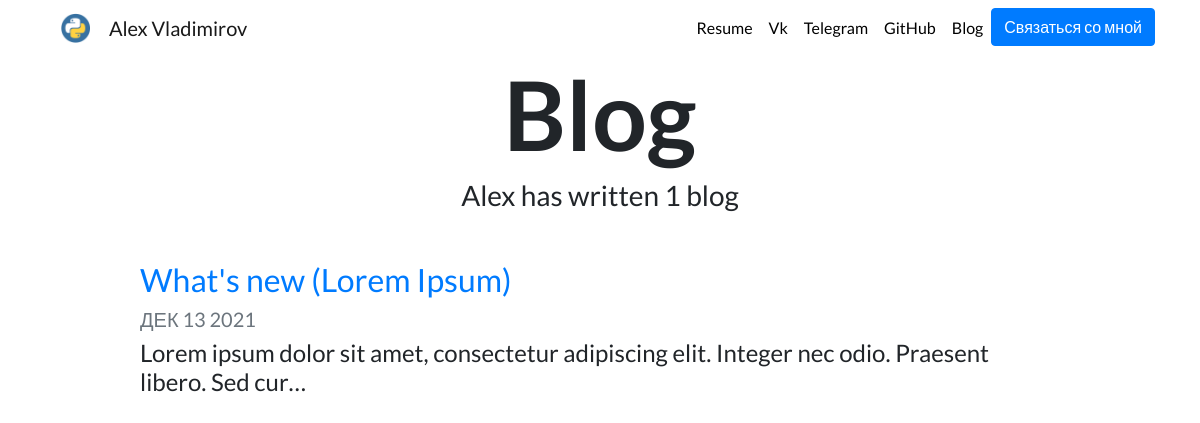
Page /blog/ on the earlier database version.
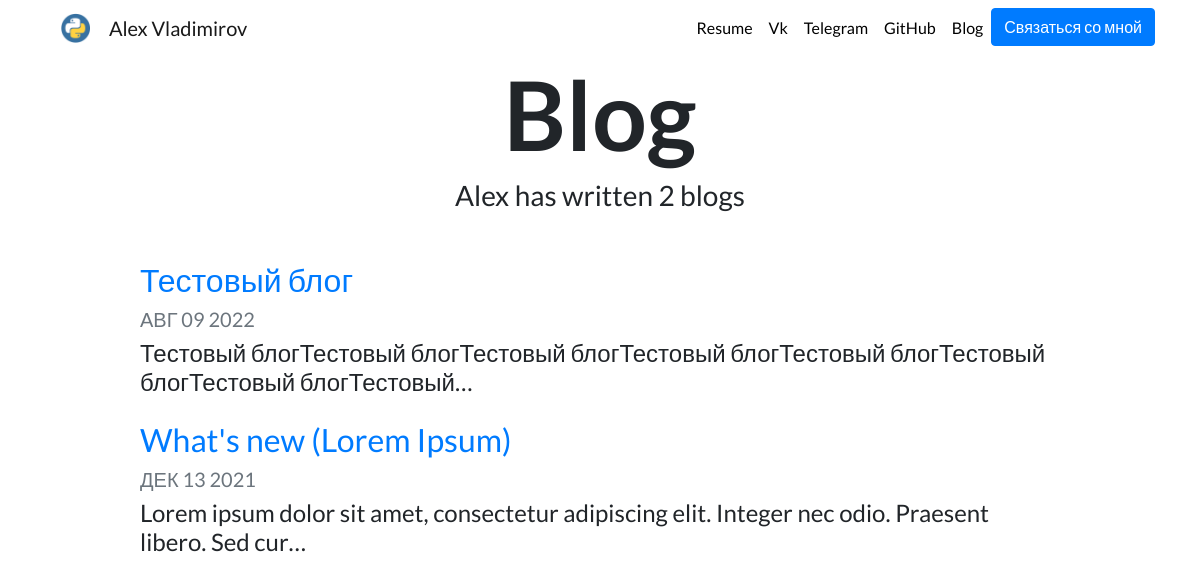
Same page on the later database version.
### blog/models.py (models this page shows, shortened)
class Blog(models.Model):
    title = models.CharField(max_length=200)
    description = models.TextField(default=None)
    date = models.DateField(default=datetime.now)

### blog/views.py (the view)
# urls.py: path('', views.all_blogs, name='all_blogs'),
def all_blogs(request):
    blog = Blog.objects.order_by('-date')
    return render(request, 'blog/blog_home.html', {'blog':blog})

### blog/templates/blog/blog_home.html
{% extends 'portfolio/base.html' %}
{% load static %}
{% block content %}
<h1 id="blogtitle" class="font-weight-bold text-center">Blog</h1>
<h3 class="text-center mb-5">Alex has written {{ blog.count }} blog{{ blog.count|pluralize }}</h3>
{% for post in blog %}
    <div class="row justify-content-center my-3">
        <div class="col-md-10">
            <a href="{% url 'blog:detail' post.id %}">
                <h2>{{ post.title }}</h2>
            </a>
        <h5 class="text-muted">{{ post.date|date:'M d Y'|upper }}</h5>
        <h4>{{ post.description|striptags|truncatechars:100 }}</h4>
    </div>
</div>
{% endfor %}
{% endblock %}

Differences in the rows shown:
added Blog: title "Тестовый блог", date "АВГ 09 2022", description "Тестовый блогТестовый блогТестовый блогТестовый блогТестовый блогТестовый блогТестовый блогТестовый…"
Other differences:
{{ blog.count }}: "1" → "2"
